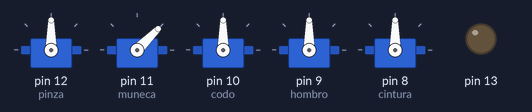
A sketch run on a simulated Arduino Mega 2560, built with avr-gcc and run on an emulated ATmega2560. Parts: 5 × servo, output pins drawn as LEDs (lit = HIGH).

Above: at 0.1 s.
At 1.6 s:
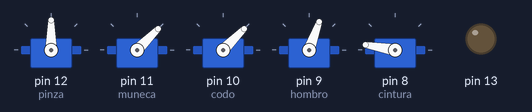
At 6.2 s:
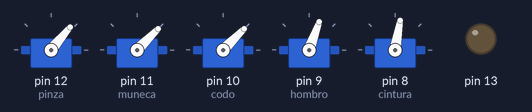
At 10.1 s:
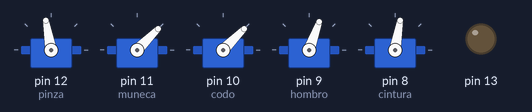
At 14.3 s:
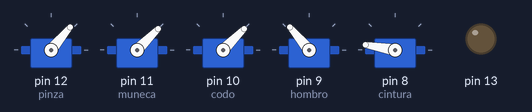
At 32.1 s:
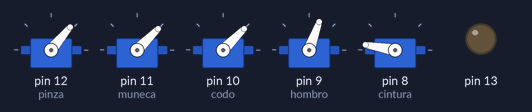
Timing chart, 0 to 40.0 s (numbered marks = the images above):
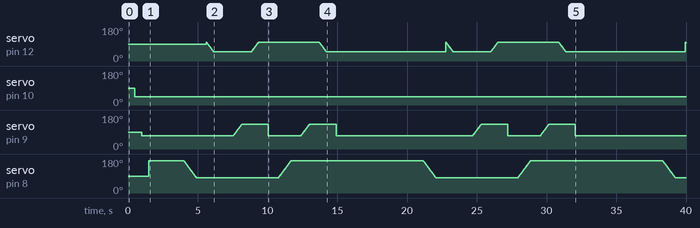

The sketch:

brazomecanico.ino
```cpp
#include <Servo.h>

Servo pinza;
Servo cintura;
Servo hombro;
Servo codo;
Servo muneca;
const int button1 = 2;
const int pinzaAbierta = 50;
const int pinzaCerrada = 120;

void setup() {
  // put your setup code here, to run once:
  ServoInit();
  pinMode(button1,INPUT_PULLUP);
  pinMode(13,OUTPUT);
}

void loop() {
  // put your main code here, to run repeatedly:

 posicionInicial();
 delay(2000);
 recogerLapiz();
 delay(2000);
}

void ServoInit(void)
{
  pinza.attach(12);
  muneca.attach(11);
  codo.attach(10);
  hombro.attach(9);
  cintura.attach(8);
}

void AbrirPinza(void)
{
  for(int i=100;i>=50;i--)
  {
    pinza.write(i);
    delay(10);
  }
  //pinza.write(50);
}

void CerrarPinza(void)
{
  for(int i=50;i<=100;i++)
  {
    pinza.write(i);
    delay(10);
  }
  //pinza.write(100);
}
void munecaIzq(void)
{
  int limiteSup = 90;
  muneca.write(limiteSup);
}
void munecaDer(void)
{
  int limiteInf = 45;
  muneca.write(45);
}
void CodoArriba(void)
{
  codo.write(90);
}
void CodoAbajo(void)
{
  codo.write(45);
}
void posicionInicial(void)
{
  //pinza.write(50);
  //delay(500);
  muneca.write(45);
  delay(500);
  codo.write(45);
  delay(500);
  hombro.write(70);
  delay(500);
  cintura.write(170);
  delay(500);
}
void erguido(void)
{
  for(int i=120;i>=70;i--)
  {
    hombro.write(i);
  }
  //hombro.write(70);
}
void agachado(void)
{
 for(int i=70;i<=130;i++)
 {
  hombro.write(i);
  delay(10);
 }
//hombro.write(120);
}
void izquierda(void)
{
  for(int i=80;i<=170;i++)
  {
    cintura.write(i);
    delay(10);
  }
  //cintura.write(170);
}
void derecha(void)
{
  for(int i=170;i>=80;i--)
  {
    cintura.write(i);
    delay(10);
  }
  //cintura.write(80);
}
void recogerLapiz(void)
{
  derecha();
  delay(700);
  AbrirPinza();
  delay(700);
  CodoAbajo();
  delay(700);
  agachado();
  delay(700);
  CerrarPinza();
  delay(700);
  erguido();
  delay(700);
  izquierda();
  delay(700);
  agachado();
  delay(700);
  AbrirPinza();
  delay(700);
  erguido();
  delay(250);
}
```

Measured:
- by itself, servo on pin 12 (pinza): moves between 50° and 100°, repeating every 17.2 s
- by itself, servo on pin 10 (codo): 90° → 45° at 0.50 s
